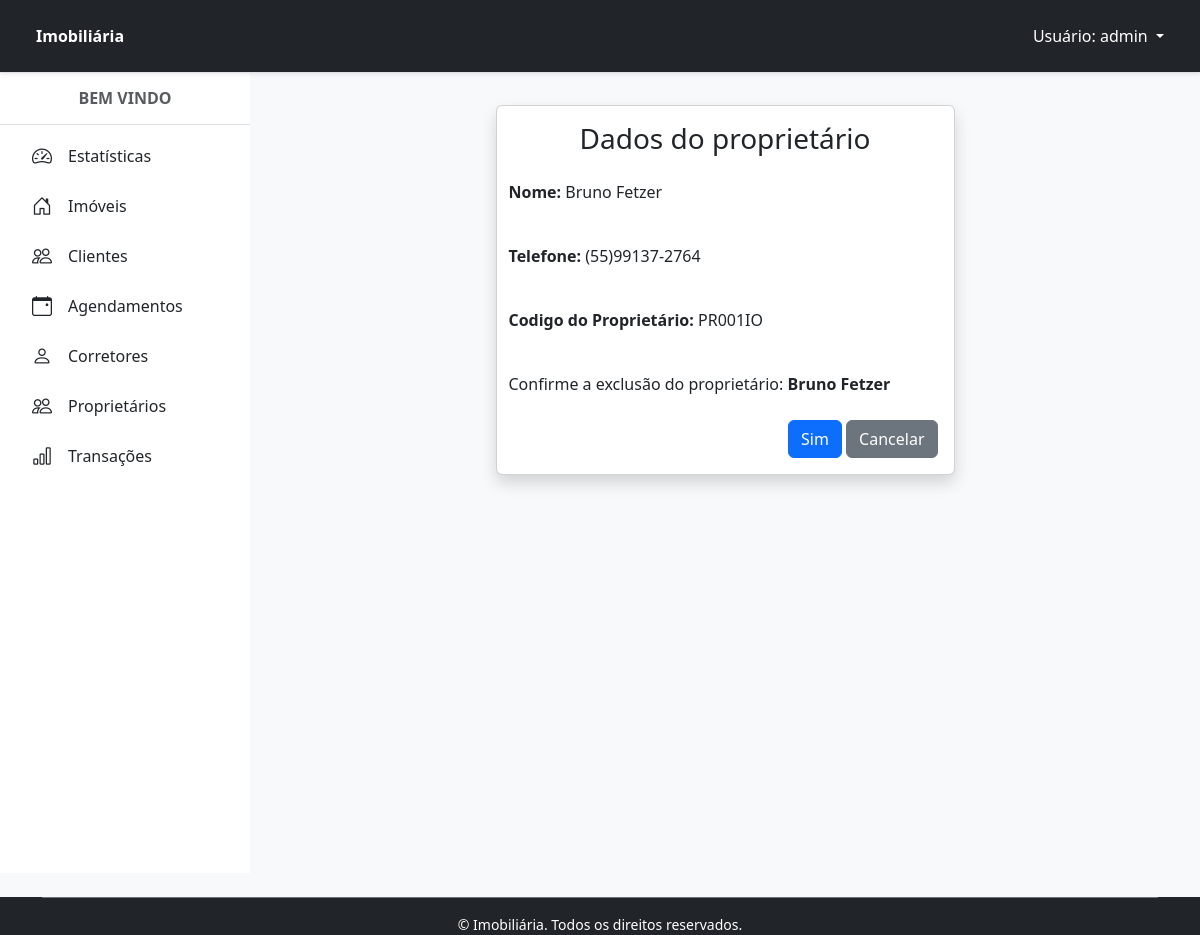
Before: /proprietario/9/apagar/ (signed in) with the older database file.
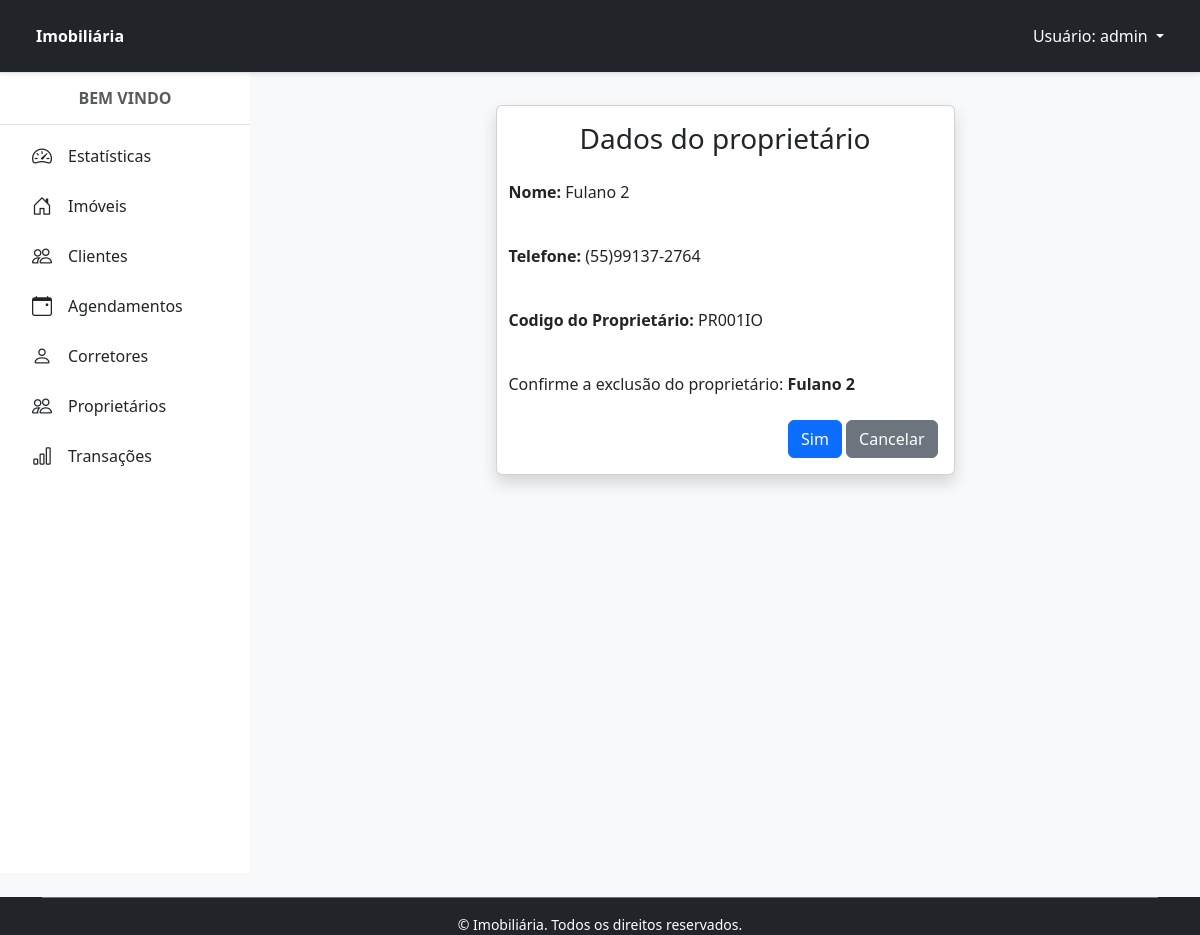
After: the same page with the newer database file.
### proprietarios/models.py (models this page shows, shortened)
class Proprietario(Pessoa):
    codigoProprietario = models.CharField('Código do Proprietário', max_length=10, unique=True)
    def __str__(self):
        return self.nome

### proprietarios/views.py (the view)
# urls.py: path('proprietario/<int:pk>/apagar/', ProprietarioDeleteView.as_view(), name='proprietario_apagar'),
class ProprietarioDeleteView(PermissionRequiredMixin, SuccessMessageMixin, DeleteView):
    permission_required = 'proprietarios.delete_proprietario'
    permission_denied_message = 'Você não tem permissão para acessar essa página.'
    model = Proprietario
    template_name = 'proprietario_apagar.html'
    success_url = reverse_lazy('proprietario')
    success_message = 'Proprietário excluído com sucesso!'

### proprietarios/templates/proprietario_apagar.html (shortened to what this page needs)
{% extends 'principal.html' %}
{% load django_bootstrap5 %}
{% block content %}
<div class="card shadow m-3 col-md-6 mx-auto">
    <div class="card-body">
        <div class="row">
            <h3 class="text-center">Dados do proprietário</h3>
            <p class="p-2 mt-2"><strong>Nome: </strong>{{ object.nome }}</p>
            <p class="p-2 mt-2"><strong>Telefone: </strong>{{ object.telefone }}</p>
            <p class="p-2 mt-2"><strong>Codigo do Proprietário: </strong>{{ object.codigoProprietario }}</p>
            <p class="p-2 mt-2">Confirme a exclusão do proprietário: <strong>{{ object }}</strong></p>
            <form method="POST" enctype="multipart/form-data">
                <div class="text-end">
                    {% bootstrap_button button_type="submit" content="Sim" %}
                    <a href="{% url 'proprietario' %}" class="btn btn-secondary text-white" type="button">
                        <span class="text">Cancelar</span>
                    </a>
                </div>
            </form>
        </div>
    </div>
</div>
{% endblock %}

Changed rows visible on the page:
changed Proprietario "PR001IO": nome "Bruno Fetzer" → "Fulano 2"
